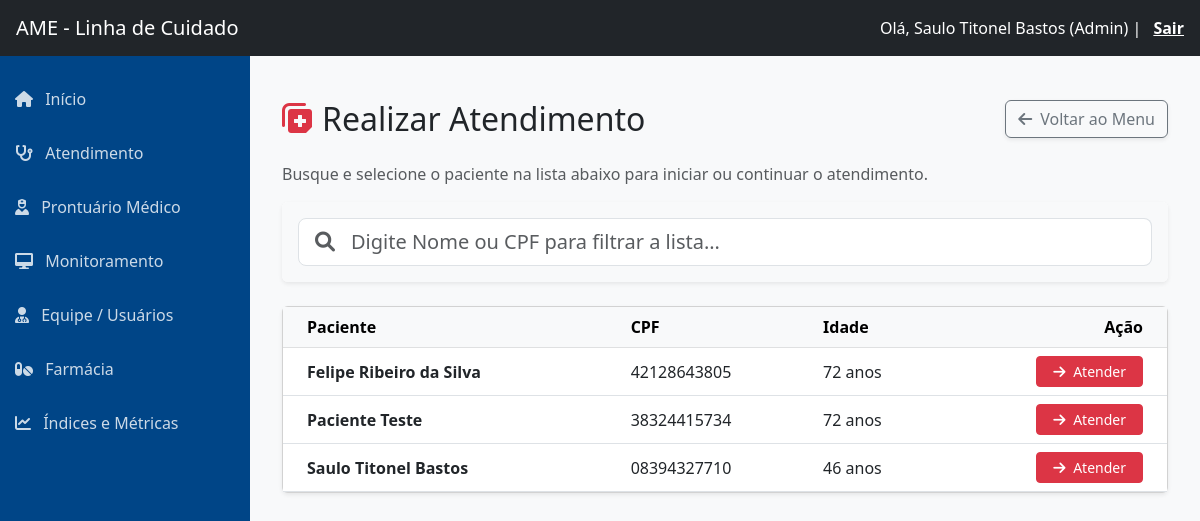
/atendimento/ (signed in), run on an earlier commit of the app's database.
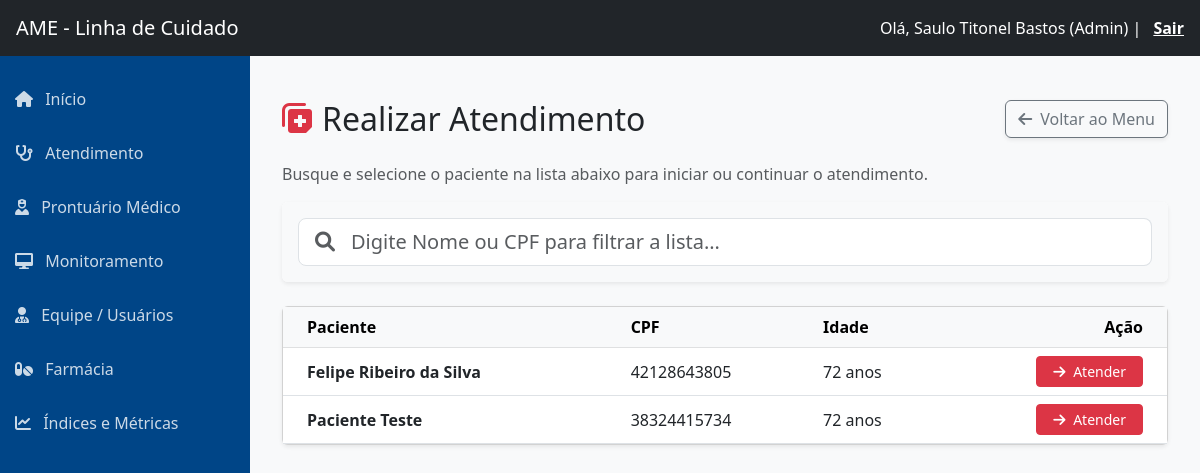
And on a later commit of the database.
### core/models.py (models this page shows, shortened)
class Paciente(models.Model):
    SEXO_CHOICES = [('M', 'Masculino'), ('F', 'Feminino')]
    ETNIA_CHOICES = [
        ('Branca', 'Branca'), ('Parda', 'Parda'),
        ('Negra', 'Negra'), ('Indígena', 'Indígena')
    ]
    nome = models.CharField(max_length=100)
    cpf = models.CharField(max_length=14, unique=True)
    sexo = models.CharField(max_length=1, choices=SEXO_CHOICES)
    etnia = models.CharField(max_length=20, choices=ETNIA_CHOICES)
    data_nascimento = models.DateField()
    data_insercao = models.DateField(default=date.today)
    data_alta = models.DateField(null=True, blank=True)
    municipio = models.CharField(max_length=100, default='Caraguatatuba')
    telefone = models.CharField(max_length=20, blank=True)
    ativo = models.BooleanField(default=True)
    siresp = models.CharField(max_length=20, null=True, blank=True, verbose_name="Número CROSS / SIRESP")
    altura_ultima = models.DecimalField(max_digits=4, decimal_places=2, null=True, blank=True)
    @property
    def idade(self):
        if not self.data_nascimento: return 0
        hoje = date.today()
        return hoje.year - self.data_nascimento.year - (
                (hoje.month, hoje.day) < (self.data_nascimento.month, self.data_nascimento.day))

### core/views.py (the view)
# urls.py: path('atendimento/', views.atendimento_hub, name='atendimento_hub'),
@login_required
def atendimento_hub(request):
    pacientes = Paciente.objects.filter(ativo=True).order_by('nome')
    return render(request, 'atendimento_hub.html', {'pacientes': pacientes})

### core/templates/atendimento_hub.html (shortened to what this page needs)
{% extends 'sidebar.html' %}
{% block content %}
<div class="container mt-4">
    <div class="d-flex justify-content-between align-items-center mb-4">
        <h2 class="mb-0"><i class="fas fa-notes-medical text-danger me-2"></i>Realizar Atendimento</h2>
        <a href="{% url 'atendimento_opcoes' %}" class="btn btn-outline-secondary shadow-sm">
            <i class="fas fa-arrow-left me-2"></i>Voltar ao Menu
        </a>
    </div>
    <p class="text-muted">Busque e selecione o paciente na lista abaixo para iniciar ou continuar o atendimento.</p>
    <div class="card shadow-sm mb-4 border-0">
        <div class="card-body bg-light rounded">
            <div class="input-group input-group-lg">
                <span class="input-group-text bg-white text-muted"><i class="fas fa-search"></i></span>
                <input type="text" id="inputBuscaAtendimento" class="form-control border-start-0 ps-0"
                       placeholder="Digite Nome ou CPF para filtrar a lista..."
                       autocomplete="off" autofocus>
            </div>
        </div>
    </div>
    <div class="card shadow-sm">
        <div class="card-body p-0">
            <div class="table-responsive">
                <table class="table table-hover align-middle mb-0">
                    <thead class="table-light">
                        <tr>
                            <th class="ps-4">Paciente</th>
                            <th>CPF</th>
                            <th>Idade</th>
                            <th class="text-end pe-4">Ação</th>
                        </tr>
                    </thead>
                    <tbody>
                        {% for p in pacientes %}
                        <tr class="paciente-row" data-filter="{{ p.nome|lower }} {{ p.cpf }}">
                            <td class="ps-4 fw-bold">
                                <a href="{% url 'hub_opcoes_atendimento' p.id %}" class="text-decoration-none text-dark hover-link">
                                    {{ p.nome }}
                                </a>
                            </td>
                            <td>{{ p.cpf }}</td>
                            <td>{{ p.idade }} anos</td>
                            <td class="text-end pe-4">
                                <a href="{% url 'hub_opcoes_atendimento' p.id %}" class="btn btn-sm btn-danger px-3" title="Iniciar Atendimento">
                                    <i class="fas fa-arrow-right me-1"></i> Atender
                                </a>
                            </td>
                        </tr>
                        {% empty %}
                        <tr>
                            <td colspan="4" class="text-center py-4 text-muted">Nenhum paciente ativo cadastrado no sistema.</td>
                        </tr>
                        {% endfor %}
                    </tbody>
                </table>
            </div>
        </div>
    </div>
</div>
{% endblock %}

What changed in the data, as far as the page shows it:
no longer on this page (row edited): Paciente: nome "Saulo Titonel Bastos", cpf "08394327710", idade "46"
